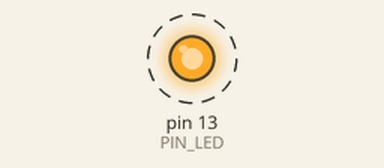
Recording of a sketch running on a simulated Arduino Uno, built with avr-gcc and run on an emulated ATmega328P. Shown: output pins drawn as LEDs (lit = HIGH). Dashed ring = blinking. What the sketch prints to the serial monitor is not drawn.

Above: at 0.5 s.
Timing chart, 0 to 4.6 s (numbered marks = the images above):
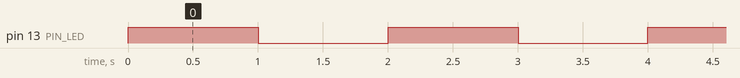

Measured:
- by itself, pin 13 (PIN_LED): alternates HIGH for 1.0 s and LOW for 1.0 s

The sketch:

04_example_3.ino
```cpp
#define PIN_LED 13
unsigned int count;
bool toggle = false;
void setup() {
  // put your setup code here, to run once:
  pinMode(PIN_LED, OUTPUT);
  Serial.begin(115200);
  while (!Serial) {

  }
  Serial.println("Hello World!");
  count = toggle = 0;
  digitalWrite(PIN_LED, toggle);
}

void loop() {
  // put your main code here, to run repeatedly:
  Serial.println(++count);
  toggle = toggle_state(toggle);
  digitalWrite(PIN_LED, toggle);
  delay(1000);
}

int toggle_state(int toggle)
{
  return !toggle;
}
```
